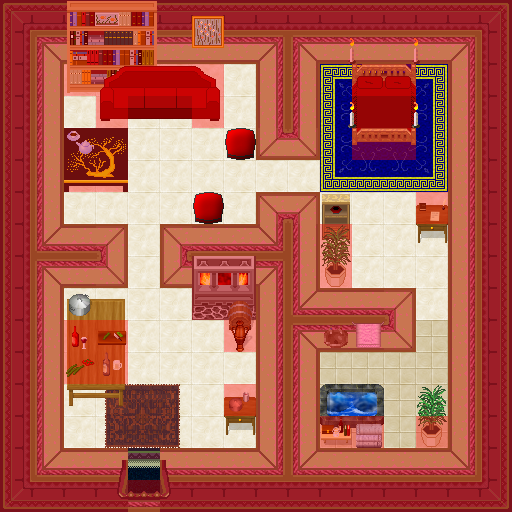

The image is a tile-based game level rendered from a .tmx file. Its description and source (layers, tilesets, objects; grid data summarised) follow:
An orthogonal 16x16 tile map with 32x32 px tiles, 8 tile layers (0_floor, 1_terrain, 2_object, 3_roof, ...), 28 tilesets.

<map version="1.0" orientation="orthogonal" renderorder="right-down" width="16" height="16" tilewidth="32" tileheight="32" nextobjectid="1">
 <tileset firstgid="1" name="../../tileset/logic/collision.png" tilewidth="32" tileheight="32" tilecount="1" columns="1">
  <image source="../../tileset/logic/collision.png" width="32" height="32" />
 </tileset>
 <tileset firstgid="2" name="carpet dk blue" tilewidth="32" tileheight="32" tilecount="9" columns="3">
  <image source="../../tileset/furniture/carpet/dark_blue.png" width="96" height="96" />
 </tileset>
 <tileset firstgid="11" name="bathroom basin" tilewidth="32" tileheight="32" tilecount="3" columns="3">
  <image source="../../tileset/furniture/bathroom/basin.png" width="96" height="32" />
 </tileset>
 <tileset firstgid="14" name="bottles and cups" tilewidth="32" tileheight="32" tilecount="16" columns="4">
  <image source="../../tileset/item/drink/bottles_and_cups.png" width="128" height="128" />
 </tileset>
 <tileset firstgid="30" name="desk" tilewidth="32" tileheight="32" tilecount="4" columns="2">
  <image source="../../tileset/furniture/table/desk.png" width="64" height="64" />
 </tileset>
 <tileset firstgid="34" name="household items" tilewidth="32" tileheight="32" tilecount="16" columns="4">
  <image source="../../tileset/item/household/food_preparation.png" width="128" height="128" />
 </tileset>
 <tileset firstgid="50" name="items" tilewidth="32" tileheight="32" tilecount="4" columns="2">
  <image source="../../tileset/item/household/food_preparation_2.png" width="64" height="64" />
 </tileset>
 <tileset firstgid="54" name="items2" tilewidth="32" tileheight="32" tilecount="4" columns="2">
  <image source="../../tileset/item/drink/casks.png" width="64" height="64" />
 </tileset>
 <tileset firstgid="58" name="lights candle" tilewidth="32" tileheight="32" tilecount="36" columns="6">
  <image source="../../tileset/furniture/light/lights_candle.png" width="192" height="192" />
 </tileset>
 <tileset firstgid="94" name="bright book shelf" tilewidth="32" tileheight="32" tilecount="9" columns="3">
  <image source="../../tileset/furniture/shelve/bright_bookshelf.png" width="96" height="96" />
 </tileset>
 <tileset firstgid="103" name="wall" tilewidth="32" tileheight="32" tilecount="28" columns="4">
  <image source="../../tileset/building/wall/int_green_purple.png" width="128" height="224" />
 </tileset>
 <tileset firstgid="131" name="doors" tilewidth="32" tileheight="32" tilecount="28" columns="4">
  <image source="../../tileset/building/entrance/green_purple_ns_ew.png" width="128" height="224" />
 </tileset>
 <tileset firstgid="159" name="towels" tilewidth="32" tileheight="32" tilecount="6" columns="6">
  <image source="../../tileset/item/textile/towels.png" width="192" height="32" />
 </tileset>
 <tileset firstgid="165" name="mirror etc" tilewidth="32" tileheight="32" tilecount="4" columns="2">
  <image source="../../tileset/furniture/picture/small_2.png" width="64" height="64" />
 </tileset>
 <tileset firstgid="169" name="furnace" tilewidth="32" tileheight="32" tilecount="4" columns="2">
  <image source="../../tileset/building/decoration/furnace.png" width="64" height="64" />
 </tileset>
 <tileset firstgid="173" name="flames" tilewidth="32" tileheight="32" tilecount="8" columns="4">
  <image source="../../tileset/ground/fire/flames.png" width="128" height="64" />
 </tileset>
 <tileset firstgid="181" name="tiles" tilewidth="32" tileheight="32" tilecount="4" columns="2">
  <image source="../../tileset/ground/indoor/floor_tan.png" width="64" height="64" />
 </tileset>
 <tileset firstgid="185" name="sofa red" tilewidth="32" tileheight="32" tilecount="6" columns="3">
  <image source="../../tileset/furniture/chair/sofa_red.png" width="96" height="64" />
 </tileset>
 <tileset firstgid="191" name="oriental plant" tilewidth="32" tileheight="32" tilecount="2" columns="1">
  <image source="../../tileset/plant/indoor/oriental_plant.png" width="32" height="64" />
 </tileset>
 <tileset firstgid="193" name="pillow red" tilewidth="32" tileheight="32" tilecount="1" columns="1">
  <image source="../../tileset/furniture/bed/pillow_red.png" width="32" height="32" />
 </tileset>
 <tileset firstgid="194" name="table oriental" tilewidth="32" tileheight="32" tilecount="4" columns="2">
  <image source="../../tileset/furniture/table/oriental_table.png" width="64" height="64" />
 </tileset>
 <tileset firstgid="198" name="shelfs 3" tilewidth="32" tileheight="32" tilecount="6" columns="3">
  <image source="../../tileset/furniture/shelve/bright_bookshelf_and_cupboard.png" width="96" height="64" />
 </tileset>
 <tileset firstgid="204" name="fire" tilewidth="32" tileheight="32" tilecount="27" columns="3">
  <image source="../../tileset/ground/fire/fire.png" width="96" height="288" />
 </tileset>
 <tileset firstgid="231" name="table" tilewidth="32" tileheight="32" tilecount="9" columns="3">
  <image source="../../tileset/furniture/table/table_wooden_brown.png" width="96" height="96" />
 </tileset>
 <tileset firstgid="240" name="jacuzzi" tilewidth="32" tileheight="32" tilecount="36" columns="3">
  <image source="../../tileset/furniture/sink/jacuzzi_dark_side_on.png" width="96" height="384" />
 </tileset>
 <tileset firstgid="276" name="rug" tilewidth="32" tileheight="32" tilecount="9" columns="3">
  <image source="../../tileset/furniture/carpet/red_purple.png" width="96" height="96" />
 </tileset>
 <tileset firstgid="285" name="blue rug" tilewidth="32" tileheight="32" tilecount="9" columns="3">
  <image source="../../tileset/furniture/carpet/royalblue.png" width="96" height="96" />
 </tileset>
 <tileset firstgid="294" name="double_red" tilewidth="32" tileheight="32" tilecount="8" columns="2">
  <image source="../../tileset/furniture/bed/double_red.png" width="64" height="128" />
 </tileset>
 <layer name="0_floor" width="16" height="16">
  <data>[256 cells, 256 non-empty, 13 distinct tile ids]</data>
 </layer>
 <layer name="1_terrain" width="16" height="16">
  <data>[256 cells, 183 non-empty, 52 distinct tile ids]</data>
 </layer>
 <layer name="2_object" width="16" height="16">
  <data>[256 cells, 49 non-empty, 45 distinct tile ids]</data>
 </layer>
 <layer name="3_roof" width="16" height="16">
  <data>[256 cells, 11 non-empty, 10 distinct tile ids]</data>
 </layer>
 <layer name="4_roof_add" width="16" height="16">
  <data>[256 cells, 5 non-empty, 3 distinct tile ids]</data>
 </layer>
 <layer name="objects" width="16" height="16">
  <data>[256 cells, 0 non-empty, 0 distinct tile ids]</data>
 </layer>
 <layer name="collision" width="16" height="16" opacity="0.37">
  <data>[256 cells, 178 non-empty, 1 distinct tile ids]</data>
 </layer>
 <layer name="protection" width="16" height="16">
  <data>[256 cells, 0 non-empty, 0 distinct tile ids]</data>
 </layer>
</map>
